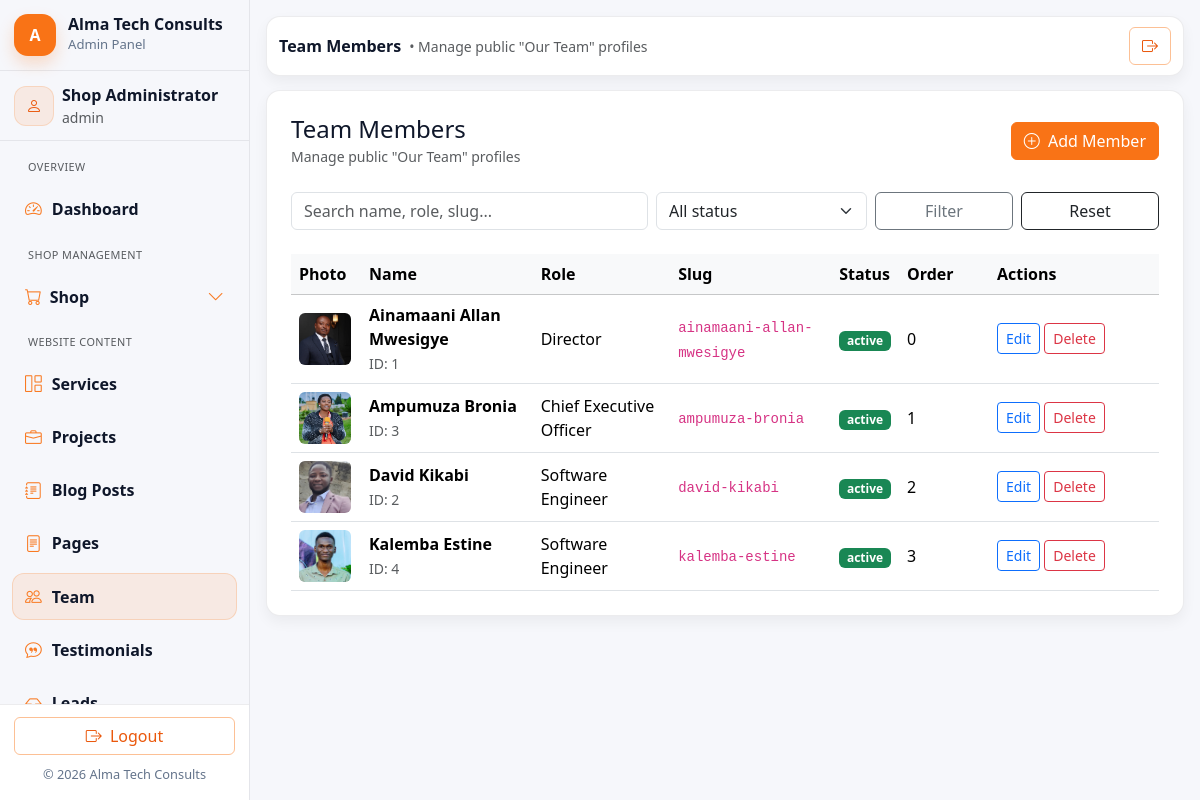
Page /admin/team/list.php (signed in) on the committed database.
### tables this page shows
CREATE TABLE `team_members` (
  `id` int(11) NOT NULL,
  `name` varchar(120) NOT NULL,
  `slug` varchar(160) NOT NULL,
  `role` varchar(120) NOT NULL,
  `short_desc` varchar(255) DEFAULT NULL,
  `bio` longtext DEFAULT NULL,
  `photo` varchar(255) DEFAULT NULL,
  `email` varchar(120) DEFAULT NULL,
  `phone` varchar(50) DEFAULT NULL,
  `linkedin` varchar(255) DEFAULT NULL,
  `github` varchar(255) DEFAULT NULL,
  `website` varchar(255) DEFAULT NULL,
  `skills` text DEFAULT NULL,
  `sort_order` int(11) NOT NULL DEFAULT 0,
  `status` enum('active','hidden') NOT NULL DEFAULT 'active',
  `created_at` timestamp NOT NULL DEFAULT current_timestamp(),
  `updated_at` timestamp NULL DEFAULT current_timestamp() ON UPDATE current_timestamp()
);

### admin/team/list.php (the view, shortened to what this page needs)
<?php
require_once __DIR__ . '/../../includes/db.php';
$db = $GLOBALS['db'] ?? $mysqli ?? null;
$UPLOAD_URL = rtrim((string)BASE_URL, '/') . '/uploads/team';
$q = trim((string)($_GET['q'] ?? ''));
$where = "1=1";
$sql = "SELECT id,name,role,slug,photo,status,sort_order,created_at
        FROM team_members
        WHERE $where
        ORDER BY sort_order ASC, id DESC
        LIMIT 500";
$st = $db->prepare($sql);
$st->execute();
$rows = $st->get_result()->fetch_all(MYSQLI_ASSOC);
require_once __DIR__ . '/../includes/admin_header.php';
require_once __DIR__ . '/../includes/admin_sidebar.php';
?>
<div class="admin-main">
  <?php require_once __DIR__ . '/../includes/admin_topbar.php'; ?>
  <div class="admin-card p-4">
    <div class="d-flex justify-content-between align-items-center mb-4">
      <div>
        <h4 class="mb-0">Team Members</h4>
        <small class="text-muted">Manage public "Our Team" profiles</small>
      </div>
      <a class="btn btn-orange" href="add.php">
        <i class="bi bi-plus-circle me-1"></i> Add Member
      </a>
    </div>
    <form class="row g-2 mb-4" method="get">
      <div class="col-md-5">
        <input class="form-control" name="q" value="<?= htmlspecialchars($q) ?>" placeholder="Search name, role, slug...">
      </div>
      <div class="col-md-3">
        <select class="form-select" name="status">
          <option value="">All status</option>
        </select>
      </div>
      <div class="col-md-2">
        <button class="btn btn-outline-secondary w-100">Filter</button>
      </div>
      <div class="col-md-2">
        <a class="btn btn-outline-dark w-100" href="list.php">Reset</a>
      </div>
    </form>
    <div class="table-responsive">
      <table class="table table-hover align-middle mb-0">
        <thead class="table-light">
          <tr>
            <th style="width:70px;">Photo</th>
            <th>Name</th>
            <th>Role</th>
            <th>Slug</th>
            <th>Status</th>
            <th style="width:90px;">Order</th>
            <th style="width:170px;">Actions</th>
          </tr>
        </thead>
        <tbody>
        <?php foreach ($rows as $r): ?>
          <tr>
            <td>
              <?php if (!empty($r['photo'])): ?>
                <img src="<?= $UPLOAD_URL ?>/<?= htmlspecialchars($r['photo']) ?>" class="rounded" style="width:52px;height:52px;object-fit:cover;">
              <?php else: ?>
                <div class="rounded bg-secondary-subtle d-flex align-items-center justify-content-center" style="width:52px;height:52px;">—</div>
              <?php endif; ?>
            </td>
            <td>
              <div class="fw-semibold"><?= htmlspecialchars($r['name']) ?></div>
              <small class="text-muted">ID: <?= (int)$r['id'] ?></small>
            </td>
            <td><?= htmlspecialchars($r['role']) ?></td>
            <td><code><?= htmlspecialchars($r['slug']) ?></code></td>
            <td>
              <span class="badge <?= $r['status']==='active'?'bg-success':'bg-secondary' ?>">
                <?= htmlspecialchars($r['status']) ?>
              </span>
            </td>
            <td><?= (int)$r['sort_order'] ?></td>
            <td class="text-nowrap">
              <a class="btn btn-sm btn-outline-primary" href="edit.php?id=<?= (int)$r['id'] ?>">Edit</a>
              <form class="d-inline" method="post" action="delete.php" onsubmit="return confirm('Delete this member?');">
                <button class="btn btn-sm btn-outline-danger">Delete</button>
              </form>
            </td>
          </tr>
        <?php endforeach; ?>
        </tbody>
      </table>
    </div>
  </div>
</div>
<?php require_once __DIR__ . '/../includes/admin_footer.php'; ?>

### assets/css/main.css (style rules this page uses)
:root { --orange-900:#c2410c; --orange-700:#ea580c; --orange-600:#f97316; --orange-500:#fb923c; --orange-400:#fdba74; --orange-200:#fed7aa; --orange-100:#ffedd5; --text:#0f172a; --muted:#64748b; --border:#e2e8f0; --bg-soft:#fff7ed; --transition-fast: 0.2s ease; --transition-smooth: 0.3s ease; --transition-bounce: 0.4s cubic-bezier(0.68, -0.55, 0.265, 1.55); }
html { scroll-behavior: smooth; }
body { color: var(--text); background: #ffffff; }
a { transition: color var(--transition-fast); color: var(--text); }
.btn-orange { background: var(--orange-600); border-color: var(--orange-600); color:#fff; transition: all var(--transition-smooth); position: relative; overflow: hidden; }
.btn-orange::before { content: ''; position: absolute; top: 0; left: -100%; width: 100%; height: 100%; background: linear-gradient(90deg, transparent, rgba(255,255,255,0.2), transparent); transition: left var(--transition-bounce); }
.form-control, .form-select { transition: all var(--transition-smooth); }

### assets/css/admin.css (style rules this page uses)
.admin-shell { background: #f6f7fb; min-height: 100vh; }
:root { --admin-radius: 14px; --admin-border: rgba(15, 23, 42, .08); --admin-shadow: 0 8px 18px rgba(2,6,23,.06); --admin-shadow-soft: 0 6px 14px rgba(2,6,23,.05); }
.admin-main { flex:1; padding: 16px; margin-left: 0; }
.admin-card { border: 1px solid var(--admin-border); border-radius: var(--admin-radius); background:#fff; box-shadow: var(--admin-shadow-soft); }
.admin-main { flex: 1 1 auto; min-width: 0; }
@media (min-width: 992px) { .admin-main { margin-left: 0 !important; } }

### rows in the picture
team_members: photo (picture), name "Ainamaani Allan Mwesigye", id "1", role "Director", slug "ainamaani-allan-mwesigye", status "active", sort_order "0"
team_members: photo (picture), name "Ampumuza Bronia", id "3", role "Chief Executive Officer", slug "ampumuza-bronia", status "active", sort_order "1"
team_members: photo (picture), name "David Kikabi", id "2", role "Software Engineer", slug "david-kikabi", status "active", sort_order "2"
team_members: photo (picture), name "Kalemba Estine", id "4", role "Software Engineer", slug "kalemba-estine", status "active", sort_order "3"

### other values in the picture
$admin['name'] "Shop Administrator"
$admin['role'] "admin"
$page_heading "Team Members"
$page_subtitle "Manage public \"Our Team\" profiles"
